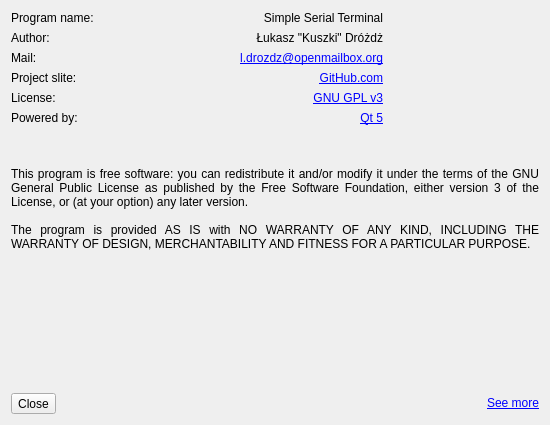
<?xml version="1.0" encoding="UTF-8"?>
<ui version="4.0">
 <class>AboutDialog</class>
 <widget class="QDialog" name="AboutDialog">
  <property name="geometry">
   <rect>
    <x>0</x>
    <y>0</y>
    <width>550</width>
    <height>425</height>
   </rect>
  </property>
  <property name="minimumSize">
   <size>
    <width>550</width>
    <height>425</height>
   </size>
  </property>
  <property name="windowTitle">
   <string>About</string>
  </property>
  <property name="windowIcon">
   <iconset theme="help-about">
    <normaloff>.</normaloff>.</iconset>
  </property>
  <layout class="QGridLayout" name="gridLayout">
   <item row="3" column="0">
    <widget class="QToolButton" name="Close">
     <property name="text">
      <string>Close</string>
     </property>
     <property name="icon">
      <iconset theme="exit">
       <normaloff>.</normaloff>.</iconset>
     </property>
    </widget>
   </item>
   <item row="0" column="3">
    <widget class="QLabel" name="labelLogo">
     <property name="sizePolicy">
      <sizepolicy hsizetype="Fixed" vsizetype="Fixed">
       <horstretch>0</horstretch>
       <verstretch>0</verstretch>
      </sizepolicy>
     </property>
     <property name="minimumSize">
      <size>
       <width>150</width>
       <height>150</height>
      </size>
     </property>
     <property name="maximumSize">
      <size>
       <width>150</width>
       <height>150</height>
      </size>
     </property>
     <property name="pixmap">
      <pixmap resource="resources.qrc">:/icon/logo</pixmap>
     </property>
     <property name="scaledContents">
      <bool>true</bool>
     </property>
    </widget>
   </item>
   <item row="0" column="0" colspan="3">
    <layout class="QFormLayout" name="infoLayout">
     <item row="0" column="0">
      <widget class="QLabel" name="labelName">
       <property name="text">
        <string>Program name:</string>
       </property>
      </widget>
     </item>
     <item row="0" column="1">
      <widget class="QLabel" name="Name">
       <property name="text">
        <string notr="true">Simple Serial Terminal</string>
       </property>
       <property name="alignment">
        <set>Qt::AlignRight|Qt::AlignTrailing|Qt::AlignVCenter</set>
       </property>
      </widget>
     </item>
     <item row="1" column="0">
      <widget class="QLabel" name="labelAuthor">
       <property name="text">
        <string>Author:</string>
       </property>
      </widget>
     </item>
     <item row="1" column="1">
      <widget class="QLabel" name="Author">
       <property name="text">
        <string notr="true">Łukasz &quot;Kuszki&quot; Dróżdż</string>
       </property>
       <property name="alignment">
        <set>Qt::AlignRight|Qt::AlignTrailing|Qt::AlignVCenter</set>
       </property>
      </widget>
     </item>
     <item row="2" column="0">
      <widget class="QLabel" name="labelMail">
       <property name="text">
        <string>Mail:</string>
       </property>
      </widget>
     </item>
     <item row="2" column="1">
      <widget class="QLabel" name="Mail">
       <property name="text">
        <string notr="true">&lt;a href=&quot;l.drozdz@openmailbox.org&quot;&gt;l.drozdz@openmailbox.org&lt;/a&gt;</string>
       </property>
       <property name="alignment">
        <set>Qt::AlignRight|Qt::AlignTrailing|Qt::AlignVCenter</set>
       </property>
       <property name="openExternalLinks">
        <bool>true</bool>
       </property>
      </widget>
     </item>
     <item row="3" column="0">
      <widget class="QLabel" name="labelSlite">
       <property name="text">
        <string>Project slite:</string>
       </property>
      </widget>
     </item>
     <item row="3" column="1">
      <widget class="QLabel" name="Slite">
       <property name="text">
        <string notr="true">&lt;a href=&quot;https://github.com/Kuszki/Simple-Serial-Terminal&quot;&gt;GitHub.com&lt;/a&gt;</string>
       </property>
       <property name="alignment">
        <set>Qt::AlignRight|Qt::AlignTrailing|Qt::AlignVCenter</set>
       </property>
       <property name="openExternalLinks">
        <bool>true</bool>
       </property>
      </widget>
     </item>
     <item row="4" column="0">
      <widget class="QLabel" name="labelLicense">
       <property name="text">
        <string>License:</string>
       </property>
      </widget>
     </item>
     <item row="4" column="1">
      <widget class="QLabel" name="License">
       <property name="text">
        <string notr="true">&lt;a href=&quot;http://www.gnu.org/licenses/gpl-3.0.en.html&quot;&gt;GNU GPL v3&lt;/a&gt;</string>
       </property>
       <property name="alignment">
        <set>Qt::AlignRight|Qt::AlignTrailing|Qt::AlignVCenter</set>
       </property>
       <property name="openExternalLinks">
        <bool>true</bool>
       </property>
      </widget>
     </item>
     <item row="5" column="0">
      <widget class="QLabel" name="labelPowered">
       <property name="text">
        <string>Powered by:</string>
       </property>
      </widget>
     </item>
     <item row="5" column="1">
      <widget class="QLabel" name="Powered">
       <property name="text">
        <string notr="true">&lt;a href=&quot;http://www.qt.io/&quot;&gt;Qt 5&lt;/a&gt;</string>
       </property>
       <property name="alignment">
        <set>Qt::AlignRight|Qt::AlignTrailing|Qt::AlignVCenter</set>
       </property>
       <property name="openExternalLinks">
        <bool>true</bool>
       </property>
      </widget>
     </item>
    </layout>
   </item>
   <item row="1" column="0" colspan="4">
    <widget class="QLabel" name="Info">
     <property name="text">
      <string>This program is free software: you can redistribute it and/or modify it under the terms of the GNU General Public License as published by the Free Software Foundation, either version 3 of the License, or (at your option) any later version.

The program is provided AS IS with NO WARRANTY OF ANY KIND, INCLUDING THE WARRANTY OF DESIGN, MERCHANTABILITY AND FITNESS FOR A PARTICULAR PURPOSE.</string>
     </property>
     <property name="alignment">
      <set>Qt::AlignJustify|Qt::AlignVCenter</set>
     </property>
     <property name="wordWrap">
      <bool>true</bool>
     </property>
    </widget>
   </item>
   <item row="3" column="1" colspan="3">
    <widget class="QLabel" name="More">
     <property name="text">
      <string>&lt;a href=&quot;http://www.fsf.org/&quot;&gt;See more&lt;/a&gt;</string>
     </property>
     <property name="alignment">
      <set>Qt::AlignRight|Qt::AlignTrailing|Qt::AlignVCenter</set>
     </property>
     <property name="openExternalLinks">
      <bool>true</bool>
     </property>
    </widget>
   </item>
   <item row="2" column="0" colspan="4">
    <spacer name="verticalSpacer">
     <property name="orientation">
      <enum>Qt::Vertical</enum>
     </property>
     <property name="sizeHint" stdset="0">
      <size>
       <width>0</width>
       <height>0</height>
      </size>
     </property>
    </spacer>
   </item>
  </layout>
 </widget>
 <tabstops>
  <tabstop>Close</tabstop>
 </tabstops>
 <resources>
  <include location="resources.qrc"/>
 </resources>
 <connections>
  <connection>
   <sender>Close</sender>
   <signal>clicked()</signal>
   <receiver>AboutDialog</receiver>
   <slot>reject()</slot>
   <hints>
    <hint type="sourcelabel">
     <x>46</x>
     <y>374</y>
    </hint>
    <hint type="destinationlabel">
     <x>46</x>
     <y>580</y>
    </hint>
   </hints>
  </connection>
 </connections>
</ui>
